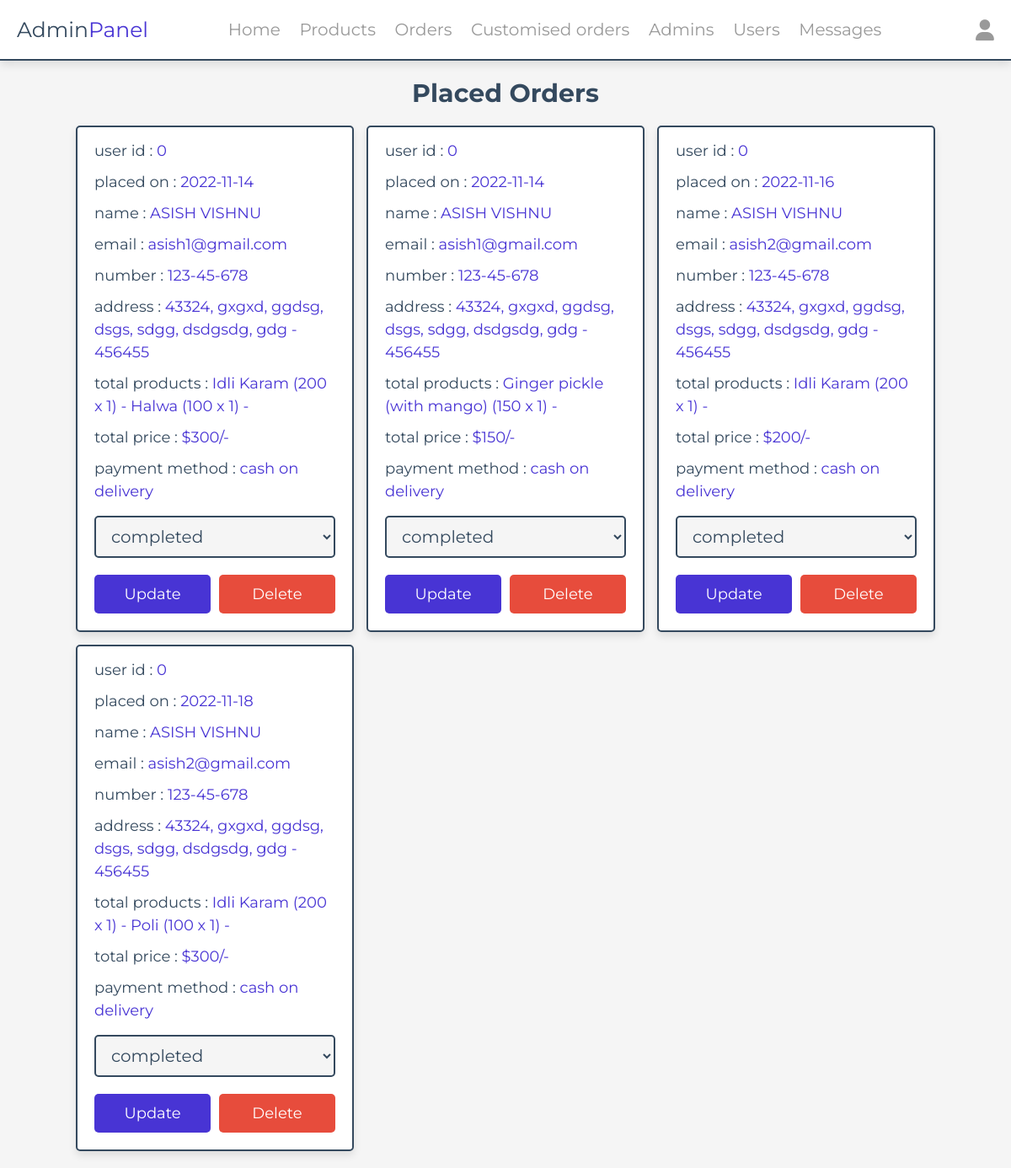
The page /admin/placed_orders.php (signed in) on the database its author committed.
### tables this page shows
CREATE TABLE `orders` (
  `id` int(100) NOT NULL,
  `user_id` int(100) NOT NULL,
  `name` varchar(20) NOT NULL,
  `number` varchar(10) NOT NULL,
  `email` varchar(50) NOT NULL,
  `method` varchar(50) NOT NULL,
  `address` varchar(500) NOT NULL,
  `total_products` varchar(1000) NOT NULL,
  `total_price` int(100) NOT NULL,
  `placed_on` date NOT NULL DEFAULT current_timestamp(),
  `payment_status` varchar(20) NOT NULL DEFAULT 'pending'
);

### admin/placed_orders.php (the view, shortened to what this page needs)
<?php
include '../components/connect.php';
?>
<!DOCTYPE html>
<html lang="en">
<head>
   <link rel="stylesheet" href="https://cdnjs.cloudflare.com/ajax/libs/font-awesome/6.1.1/css/all.min.css">
   <link rel="stylesheet" href="../css/admin_style.css">
</head>
<body>
<?php include '../components/admin_header.php' ?>
<section class="placed-orders">
   <h1 class="heading">placed orders</h1>
   <div class="box-container">
   <?php
      $select_orders = $conn->prepare("SELECT * FROM `orders`");
      $select_orders->execute();
      if($select_orders->rowCount() > 0){
         while($fetch_orders = $select_orders->fetch(PDO::FETCH_ASSOC)){
   ?>
   <div class="box">
      <p> user id : <span><?= $fetch_orders['user_id']; ?></span> </p>
      <p> placed on : <span><?= $fetch_orders['placed_on']; ?></span> </p>
      <p> name : <span><?= $fetch_orders['name']; ?></span> </p>
      <p> email : <span><?= $fetch_orders['email']; ?></span> </p>
      <p> number : <span><?= $fetch_orders['number']; ?></span> </p>
      <p> address : <span><?= $fetch_orders['address']; ?></span> </p>
      <p> total products : <span><?= $fetch_orders['total_products']; ?></span> </p>
      <p> total price : <span>$<?= $fetch_orders['total_price']; ?>/-</span> </p>
      <p> payment method : <span><?= $fetch_orders['method']; ?></span> </p>
      <form action="" method="POST">
         <select name="payment_status" class="drop-down">
            <option value="" selected disabled><?= $fetch_orders['payment_status']; ?></option>
         </select>
         <div class="flex-btn">
            <input type="submit" value="update" class="btn" name="update_payment">
            <a href="placed_orders.php?delete=<?= $fetch_orders['id']; ?>" class="delete-btn" onclick="return confirm('delete this order?');">delete</a>
         </div>
      </form>
   </div>
   <?php
      }
   }else{
      echo '<p class="empty">no orders placed yet!</p>';
   }
   ?>
   </div>
</section>
</body>
</html>

### css/admin_style.css (style rules this page uses)
:root { --main-color:#4834d4; --red:#e74c3c; --orange:#f39c12; --black:#34495e; --white:#fff; --light-bg:#f5f5f5; --light-color:#999; --border:.2rem solid var(--black); --box-shadow:0 .5rem 1rem rgba(0,0,0,.1); }
* { font-family: 'Montserrat', sans-serif; margin:0; padding:0; box-sizing: border-box; text-decoration: none; outline: none; border:none; }
html { font-size: 62.5%; overflow-x: hidden; }
body { background-color: var(--light-bg); }
section { max-width: 1200px; margin:0 auto; padding:2rem; }
.btn, .delete-btn, .option-btn { display: block; margin-top: 1rem; border-radius: .5rem; cursor: pointer; width: 100%; font-size: 1.8rem; color:var(--white); padding:1.2rem 3rem; text-transform: capitalize; text-align: center; }
.btn { background-color: var(--main-color); }
.delete-btn { background-color: var(--red); }
.flex-btn { display: flex; gap:1rem; }
.heading { text-align: center; margin-bottom: 2rem; text-transform: capitalize; color:var(--black); font-size: 3rem; }
.placed-orders .box-container { display: grid; grid-template-columns: repeat(auto-fit, 33rem); gap:1.5rem; justify-content: center; align-items: flex-start; }
.placed-orders .box-container .box { background-color: var(--white); border-radius: .5rem; box-shadow: var(--box-shadow); border:var(--border); padding:2rem; padding-top: 1rem; }
.placed-orders .box-container .box p { padding: .5rem 0; line-height: 1.5; font-size: 1.8rem; color:var(--black); }
.placed-orders .box-container .box p span { color:var(--main-color); }
.placed-orders .box-container .box .drop-down { width: 100%; margin:1rem 0; background-color: var(--light-bg); padding:1rem 1.4rem; font-size: 2rem; color:var(--black); border:var(--border); border-radius: .5rem; }

### rows shown on the page
orders: user "0", placed_on "2022-11-14", name "ASISH VISHNU", email "asish1@gmail.com", number "123-45-678", address "43324, gxgxd, ggdsg, dsgs, sdgg, dsdgsdg, gdg - 456455", total_products "Idli Karam (200 x 1) - Halwa (100 x 1) -", total_price "300", method "cash on delivery", payment_status "completed"
orders: user "0", placed_on "2022-11-14", name "ASISH VISHNU", email "asish1@gmail.com", number "123-45-678", address "43324, gxgxd, ggdsg, dsgs, sdgg, dsdgsdg, gdg - 456455", total_products "Ginger pickle (with mango) (150 x 1) -", total_price "150", method "cash on delivery", payment_status "completed"
orders: user "0", placed_on "2022-11-16", name "ASISH VISHNU", email "asish2@gmail.com", number "123-45-678", address "43324, gxgxd, ggdsg, dsgs, sdgg, dsdgsdg, gdg - 456455", total_products "Idli Karam (200 x 1) -", total_price "200", method "cash on delivery", payment_status "completed"
orders: user "0", placed_on "2022-11-18", name "ASISH VISHNU", email "asish2@gmail.com", number "123-45-678", address "43324, gxgxd, ggdsg, dsgs, sdgg, dsdgsdg, gdg - 456455", total_products "Idli Karam (200 x 1) - Poli (100 x 1) -", total_price "300", method "cash on delivery", payment_status "completed"
